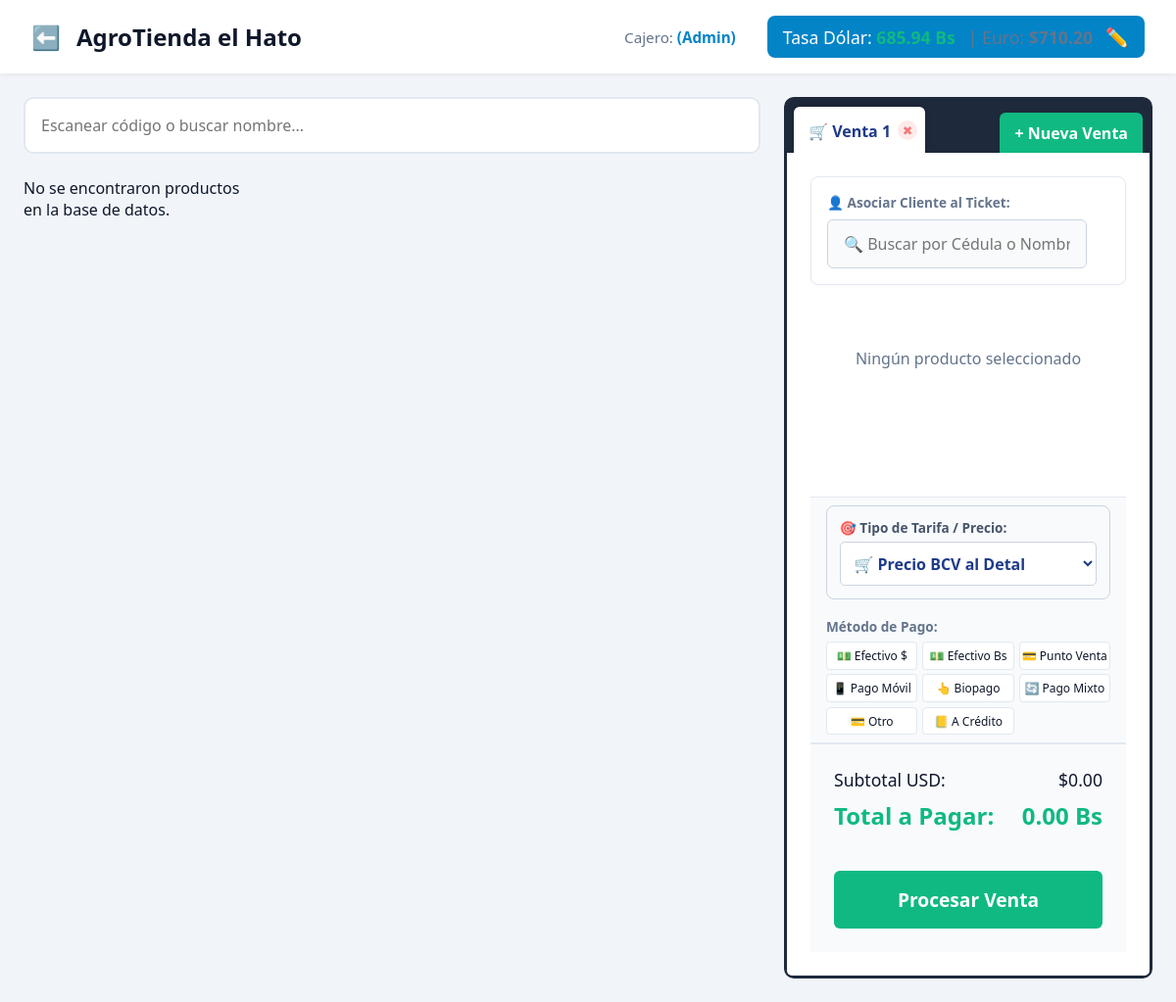
The app's page /pos.php (signed in), older data.
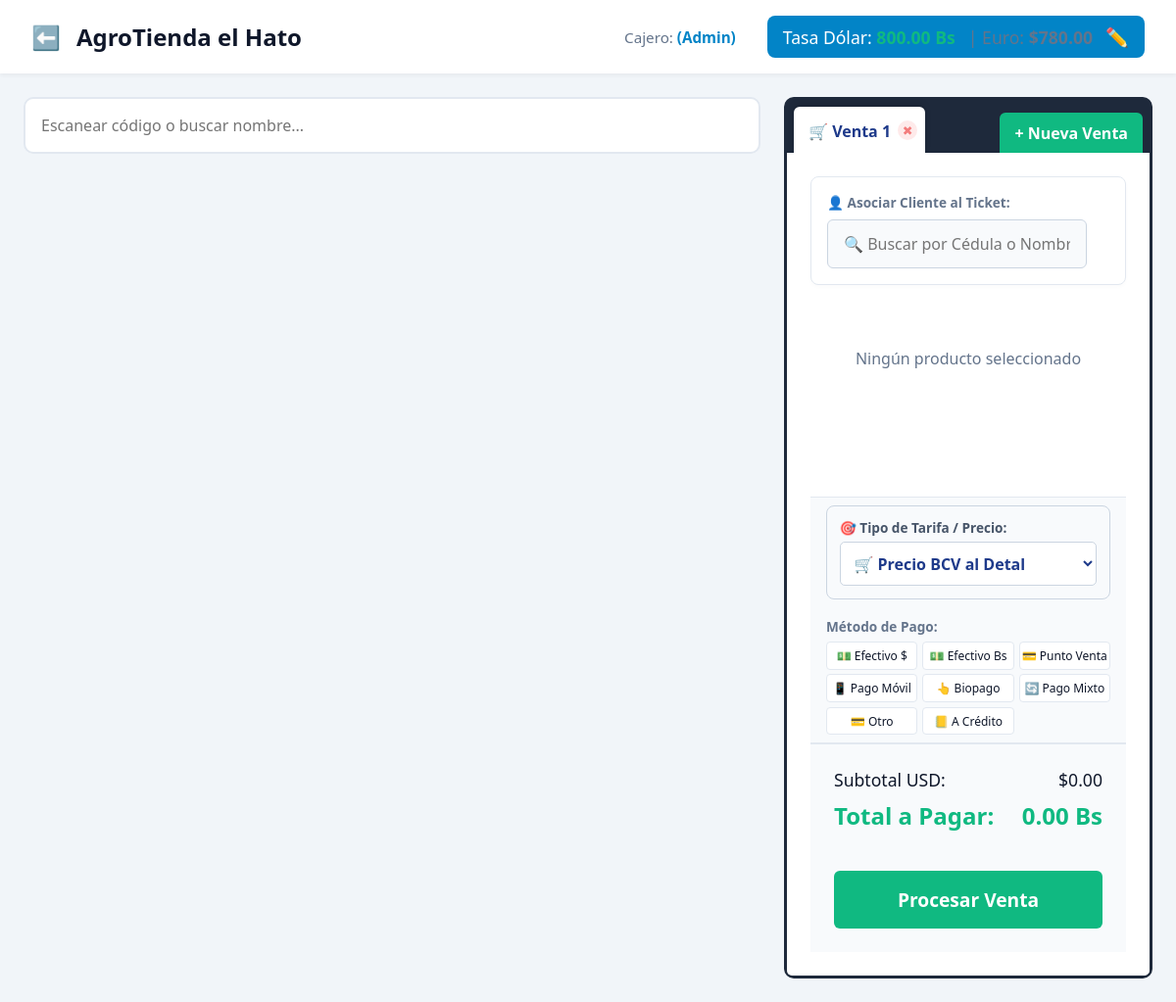
The same page, newer data.
### tables this page shows
CREATE TABLE `configuracion` (
  `id` int(11) NOT NULL,
  `tasa_dia` decimal(10,2) NOT NULL,
  `tasa_euro` decimal(10,2) NOT NULL DEFAULT 1.08,
  `ultima_actualizacion` timestamp NOT NULL DEFAULT current_timestamp() ON UPDATE current_timestamp()
);

### pos.php (the view, shortened to what the changed rows need)
<?php
require_once 'conexion.php';
$query_tasa = "SELECT tasa_dia, tasa_euro FROM configuracion ORDER BY id DESC LIMIT 1";
$resultado_tasa = $conexion->query($query_tasa);
$tasa = 36.50;
if ($resultado_tasa && $resultado_tasa->num_rows > 0) {
    $fila = $resultado_tasa->fetch_assoc();
    $tasa = floatval($fila['tasa_dia']);
}
$query_productos = "SELECT id, nombre, codigo_barras, precio_usd, precio_mayor_bcv, precio_efectivo_detal, precio_efectivo_mayor, tipo_unidad, stock FROM productos";
$resultado_productos = $conexion->query($query_productos);
?>
<!DOCTYPE html>
<html lang="es">
<head>
    <link rel="stylesheet" href="css/style.css?v=<?php echo time(); ?>">
</head>
<body>
    <header class="top-bar">
        <div style="display: flex; align-items: center; gap: 1rem;">
            <h2>AgroTienda el Hato</h2>
        </div>
        <div style="display: flex; align-items: center; flex-wrap: wrap;">
            <div class="tasa-indicador" style="display: flex; align-items: center; gap: 8px; flex-wrap: wrap;">
                <span>Tasa Dólar: <strong id="tasa-actual" style="color: #10b981;"><?php echo number_format($tasa, 2, '.', ''); ?> Bs</strong></span>
            </div>
        </div>
    </header>
    <main class="contenedor-principal">
        <section class="panel-productos">
            <div class="cuadricula-productos">
                <?php
                if ($resultado_productos && $resultado_productos->num_rows > 0):
                    while ($producto = $resultado_productos->fetch_assoc()):
                        $id = $producto['id'];
                        $nombre = htmlspecialchars($producto['nombre']);
                        $codigo = htmlspecialchars($producto['codigo_barras']);
                        $tipo_unidad = $producto['tipo_unidad'];
                        $stock = floatval($producto['stock']);
                        $p_bcv_detal = floatval($producto['precio_usd']);
                        $p_bcv_mayor = floatval(!empty($producto['precio_mayor_bcv']) ? $producto['precio_mayor_bcv'] : $p_bcv_detal);
                        $p_efec_detal = floatval(!empty($producto['precio_efectivo_detal']) ? $producto['precio_efectivo_detal'] : $p_bcv_detal);
                        $p_efec_mayor = floatval(!empty($producto['precio_efectivo_mayor']) ? $producto['precio_efectivo_mayor'] : $p_bcv_detal);
                        $precio_bs_defecto = $p_bcv_detal * $tasa;
                        $unidad_texto = ($tipo_unidad == 'kg') ? 'Kg' : (($tipo_unidad == 'm') ? 'm' : 'Und');
                        $stock_mostrar = ($tipo_unidad == 'kg' || $tipo_unidad == 'm') ? number_format($stock, 2, ',', '.') : number_format($stock, 0, ',', '.');
                ?>
                        <div class="tarjeta-producto" style="display: none;"
                             data-id="<?php echo $id; ?>"
                             data-nombre="<?php echo strtolower($nombre); ?>"
                             data-codigo="<?php echo strtolower($codigo); ?>"
                             data-precio="<?php echo $p_bcv_detal; ?>"
                             data-precio-bcv-detal="<?php echo $p_bcv_detal; ?>"
                             data-precio-bcv-mayor="<?php echo $p_bcv_mayor; ?>"
                             data-precio-efectivo-detal="<?php echo $p_efec_detal; ?>"
                             data-precio-efectivo-mayor="<?php echo $p_efec_mayor; ?>"
                             data-unidad="<?php echo $tipo_unidad; ?>"
                             data-stock="<?php echo $stock; ?>">
                            <h3><?php echo $nombre; ?> <small style="color: #64748b; font-size: 0.8rem;">(<?php echo $codigo; ?>)</small></h3>
                            <p class="precio" id="render-precio-usd-<?php echo $id; ?>">$<?php echo number_format($p_bcv_detal, 2); ?> / <?php echo $unidad_texto; ?></p>
                            <p class="precio-bs" id="render-precio-bs-<?php echo $id; ?>" style="font-weight: bold; color: #10b981;">
                                <?php echo number_format($precio_bs_defecto, 2, ',', '.'); ?> Bs
                            </p>
                            <p style="font-size: 0.85rem; color: #f59e0b; margin-top: -5px; margin-bottom: 5px;">
                                📦 Disp: <strong><?php echo $stock_mostrar; ?></strong> <?php echo $unidad_texto; ?>
                            </p>
                            <div class="accion-rapida">
                                <?php if ($tipo_unidad == 'kg'): ?>
                                    <input type="number" step="0.001" min="0.001" placeholder="Ej: 0.400" class="input-cantidad" name="cantidad_<?php echo $id; ?>">
                                <?php else: ?>
                                    <input type="number" step="1" min="1" value="1" class="input-cantidad" name="cantidad_<?php echo $id; ?>">
                                <?php endif; ?>
                                <button class="btn-agregar">Añadir</button>
                            </div>
                        </div>
                <?php
                    endwhile;
                else:
                ?>
                    <p>No se encontraron productos en la base de datos.</p>
                <?php endif; ?>
            </div>
        </section>
    </main>
</body>
</html>

Row changes from the older to the newer data that the page shows:
changed configuracion: tasa_dia "685.94" → "800.00"
Text that changed along with them:
text no longer shown: "No se encontraron productos en la base de datos."
